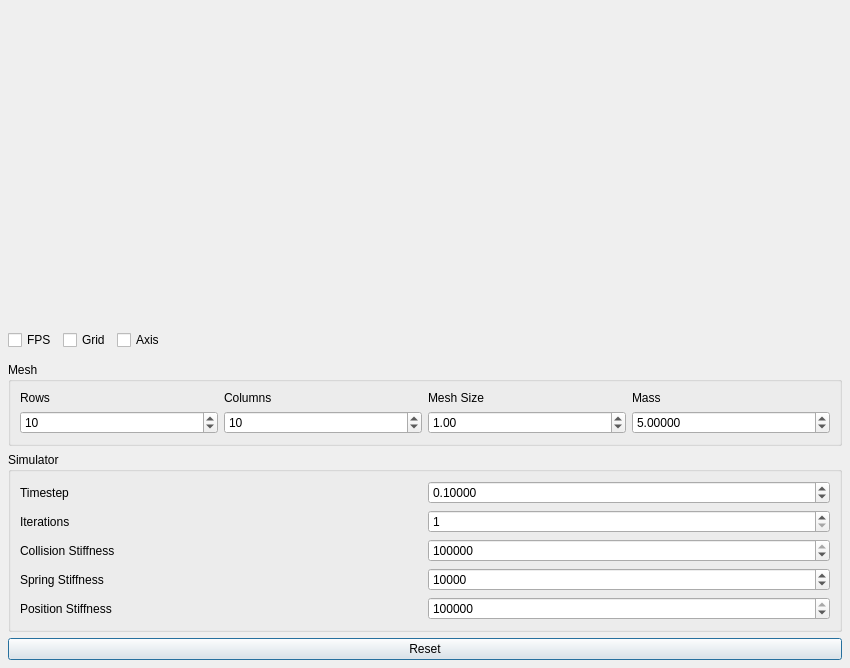
<?xml version="1.0" encoding="UTF-8"?>
<ui version="4.0">
 <class>Dialog</class>
 <widget class="QDialog" name="Dialog">
  <property name="geometry">
   <rect>
    <x>0</x>
    <y>0</y>
    <width>850</width>
    <height>668</height>
   </rect>
  </property>
  <property name="windowTitle">
   <string>Deform</string>
  </property>
  <layout class="QVBoxLayout">
   <property name="leftMargin">
    <number>8</number>
   </property>
   <property name="topMargin">
    <number>8</number>
   </property>
   <property name="rightMargin">
    <number>8</number>
   </property>
   <property name="bottomMargin">
    <number>8</number>
   </property>
   <item>
    <widget class="Viewer" name="viewer" native="true">
     <property name="sizePolicy">
      <sizepolicy hsizetype="Preferred" vsizetype="Preferred">
       <horstretch>0</horstretch>
       <verstretch>1</verstretch>
      </sizepolicy>
     </property>
    </widget>
   </item>
   <item>
    <layout class="QHBoxLayout">
     <item>
      <widget class="QCheckBox" name="FPSCheckBox">
       <property name="text">
        <string>FPS</string>
       </property>
      </widget>
     </item>
     <item>
      <widget class="QCheckBox" name="GridCheckBox">
       <property name="text">
        <string>Grid</string>
       </property>
      </widget>
     </item>
     <item>
      <widget class="QCheckBox" name="AxisCheckBox">
       <property name="text">
        <string>Axis</string>
       </property>
      </widget>
     </item>
     <item>
      <spacer>
       <property name="orientation">
        <enum>Qt::Horizontal</enum>
       </property>
       <property name="sizeHint" stdset="0">
        <size>
         <width>141</width>
         <height>31</height>
        </size>
       </property>
      </spacer>
     </item>
    </layout>
   </item>
   <item>
    <widget class="QGroupBox" name="groupBox">
     <property name="title">
      <string>Mesh</string>
     </property>
     <layout class="QGridLayout" name="gridLayout">
      <item row="1" column="0">
       <widget class="QSpinBox" name="meshRows">
        <property name="minimum">
         <number>1</number>
        </property>
        <property name="value">
         <number>10</number>
        </property>
       </widget>
      </item>
      <item row="0" column="0">
       <widget class="QLabel" name="label_2">
        <property name="text">
         <string>Rows</string>
        </property>
       </widget>
      </item>
      <item row="1" column="2">
       <widget class="QDoubleSpinBox" name="meshSize">
        <property name="minimum">
         <double>0.000000000000000</double>
        </property>
        <property name="singleStep">
         <double>0.100000000000000</double>
        </property>
        <property name="value">
         <double>1.000000000000000</double>
        </property>
       </widget>
      </item>
      <item row="0" column="2">
       <widget class="QLabel" name="label_3">
        <property name="text">
         <string>Mesh Size</string>
        </property>
       </widget>
      </item>
      <item row="1" column="1">
       <widget class="QSpinBox" name="meshColumns">
        <property name="minimum">
         <number>1</number>
        </property>
        <property name="value">
         <number>10</number>
        </property>
       </widget>
      </item>
      <item row="0" column="1">
       <widget class="QLabel" name="label">
        <property name="text">
         <string>Columns</string>
        </property>
       </widget>
      </item>
      <item row="0" column="3">
       <widget class="QLabel" name="label_4">
        <property name="text">
         <string>Mass</string>
        </property>
       </widget>
      </item>
      <item row="1" column="3">
       <widget class="QDoubleSpinBox" name="particleMass">
        <property name="decimals">
         <number>5</number>
        </property>
        <property name="minimum">
         <double>0.000010000000000</double>
        </property>
        <property name="singleStep">
         <double>0.002500000000000</double>
        </property>
        <property name="value">
         <double>5.000000000000000</double>
        </property>
       </widget>
      </item>
     </layout>
    </widget>
   </item>
   <item>
    <widget class="QGroupBox" name="groupBox_2">
     <property name="title">
      <string>Simulator</string>
     </property>
     <layout class="QGridLayout" name="gridLayout_2">
      <item row="2" column="1">
       <widget class="QDoubleSpinBox" name="collisionStiffness">
        <property name="decimals">
         <number>0</number>
        </property>
        <property name="maximum">
         <double>99999999.000000000000000</double>
        </property>
        <property name="value">
         <double>1000000.000000000000000</double>
        </property>
       </widget>
      </item>
      <item row="3" column="0">
       <widget class="QLabel" name="label_8">
        <property name="text">
         <string>Spring Stiffness</string>
        </property>
       </widget>
      </item>
      <item row="0" column="1">
       <widget class="QDoubleSpinBox" name="timestep">
        <property name="decimals">
         <number>5</number>
        </property>
        <property name="minimum">
         <double>0.000100000000000</double>
        </property>
        <property name="singleStep">
         <double>0.001000000000000</double>
        </property>
        <property name="value">
         <double>0.100000000000000</double>
        </property>
       </widget>
      </item>
      <item row="3" column="1">
       <widget class="QDoubleSpinBox" name="springStiffness">
        <property name="decimals">
         <number>0</number>
        </property>
        <property name="maximum">
         <double>9999999999.000000000000000</double>
        </property>
        <property name="value">
         <double>10000.000000000000000</double>
        </property>
       </widget>
      </item>
      <item row="0" column="0">
       <widget class="QLabel" name="label_5">
        <property name="text">
         <string>Timestep</string>
        </property>
       </widget>
      </item>
      <item row="2" column="0">
       <widget class="QLabel" name="label_7">
        <property name="text">
         <string>Collision Stiffness</string>
        </property>
       </widget>
      </item>
      <item row="1" column="1">
       <widget class="QSpinBox" name="iterations">
        <property name="minimum">
         <number>1</number>
        </property>
        <property name="value">
         <number>1</number>
        </property>
       </widget>
      </item>
      <item row="1" column="0">
       <widget class="QLabel" name="label_6">
        <property name="text">
         <string>Iterations</string>
        </property>
       </widget>
      </item>
      <item row="4" column="0">
       <widget class="QLabel" name="label_9">
        <property name="text">
         <string>Position Stiffness</string>
        </property>
       </widget>
      </item>
      <item row="4" column="1">
       <widget class="QDoubleSpinBox" name="positionStiffness">
        <property name="decimals">
         <number>0</number>
        </property>
        <property name="maximum">
         <double>999999999999.000000000000000</double>
        </property>
        <property name="singleStep">
         <double>100.000000000000000</double>
        </property>
        <property name="value">
         <double>1000000.000000000000000</double>
        </property>
       </widget>
      </item>
     </layout>
    </widget>
   </item>
   <item>
    <widget class="QPushButton" name="reset">
     <property name="text">
      <string>Reset</string>
     </property>
    </widget>
   </item>
  </layout>
 </widget>
 <customwidgets>
  <customwidget>
   <class>Viewer</class>
   <extends>QWidget</extends>
   <header location="global">viewer.h</header>
   <container>1</container>
   <slots>
    <slot>changeSize(double)</slot>
    <slot>changeMeshRows(int)</slot>
    <slot>changeMeshCols(int)</slot>
    <slot>changeParticleMass(double)</slot>
    <slot>changeTimestep(double)</slot>
    <slot>changeIterations(int)</slot>
    <slot>changeCollisionStiffness(double)</slot>
    <slot>changeSpringStiffness(double)</slot>
    <slot>reset()</slot>
    <slot>changePositionStiffness(double)</slot>
   </slots>
  </customwidget>
 </customwidgets>
 <resources/>
 <connections>
  <connection>
   <sender>AxisCheckBox</sender>
   <signal>clicked(bool)</signal>
   <receiver>viewer</receiver>
   <slot>setAxisIsDrawn(bool)</slot>
   <hints>
    <hint type="sourcelabel">
     <x>150</x>
     <y>441</y>
    </hint>
    <hint type="destinationlabel">
     <x>150</x>
     <y>239</y>
    </hint>
   </hints>
  </connection>
  <connection>
   <sender>FPSCheckBox</sender>
   <signal>clicked(bool)</signal>
   <receiver>viewer</receiver>
   <slot>setFPSIsDisplayed(bool)</slot>
   <hints>
    <hint type="sourcelabel">
     <x>49</x>
     <y>446</y>
    </hint>
    <hint type="destinationlabel">
     <x>41</x>
     <y>263</y>
    </hint>
   </hints>
  </connection>
  <connection>
   <sender>viewer</sender>
   <signal>axisIsDrawnChanged(bool)</signal>
   <receiver>AxisCheckBox</receiver>
   <slot>setChecked(bool)</slot>
   <hints>
    <hint type="sourcelabel">
     <x>126</x>
     <y>346</y>
    </hint>
    <hint type="destinationlabel">
     <x>160</x>
     <y>446</y>
    </hint>
   </hints>
  </connection>
  <connection>
   <sender>viewer</sender>
   <signal>gridIsDrawnChanged(bool)</signal>
   <receiver>GridCheckBox</receiver>
   <slot>setChecked(bool)</slot>
   <hints>
    <hint type="sourcelabel">
     <x>80</x>
     <y>406</y>
    </hint>
    <hint type="destinationlabel">
     <x>73</x>
     <y>444</y>
    </hint>
   </hints>
  </connection>
  <connection>
   <sender>GridCheckBox</sender>
   <signal>clicked(bool)</signal>
   <receiver>viewer</receiver>
   <slot>setGridIsDrawn(bool)</slot>
   <hints>
    <hint type="sourcelabel">
     <x>108</x>
     <y>446</y>
    </hint>
    <hint type="destinationlabel">
     <x>94</x>
     <y>234</y>
    </hint>
   </hints>
  </connection>
  <connection>
   <sender>viewer</sender>
   <signal>FPSIsDisplayedChanged(bool)</signal>
   <receiver>FPSCheckBox</receiver>
   <slot>setChecked(bool)</slot>
   <hints>
    <hint type="sourcelabel">
     <x>26</x>
     <y>406</y>
    </hint>
    <hint type="destinationlabel">
     <x>29</x>
     <y>446</y>
    </hint>
   </hints>
  </connection>
  <connection>
   <sender>meshSize</sender>
   <signal>valueChanged(double)</signal>
   <receiver>viewer</receiver>
   <slot>changeSize(double)</slot>
   <hints>
    <hint type="sourcelabel">
     <x>529</x>
     <y>432</y>
    </hint>
    <hint type="destinationlabel">
     <x>324</x>
     <y>173</y>
    </hint>
   </hints>
  </connection>
  <connection>
   <sender>meshColumns</sender>
   <signal>valueChanged(int)</signal>
   <receiver>viewer</receiver>
   <slot>changeMeshCols(int)</slot>
   <hints>
    <hint type="sourcelabel">
     <x>324</x>
     <y>432</y>
    </hint>
    <hint type="destinationlabel">
     <x>324</x>
     <y>173</y>
    </hint>
   </hints>
  </connection>
  <connection>
   <sender>meshRows</sender>
   <signal>valueChanged(int)</signal>
   <receiver>viewer</receiver>
   <slot>changeMeshRows(int)</slot>
   <hints>
    <hint type="sourcelabel">
     <x>120</x>
     <y>432</y>
    </hint>
    <hint type="destinationlabel">
     <x>324</x>
     <y>173</y>
    </hint>
   </hints>
  </connection>
  <connection>
   <sender>particleMass</sender>
   <signal>valueChanged(double)</signal>
   <receiver>viewer</receiver>
   <slot>changeParticleMass(double)</slot>
   <hints>
    <hint type="sourcelabel">
     <x>555</x>
     <y>432</y>
    </hint>
    <hint type="destinationlabel">
     <x>324</x>
     <y>161</y>
    </hint>
   </hints>
  </connection>
  <connection>
   <sender>timestep</sender>
   <signal>valueChanged(double)</signal>
   <receiver>viewer</receiver>
   <slot>changeTimestep(double)</slot>
   <hints>
    <hint type="sourcelabel">
     <x>477</x>
     <y>432</y>
    </hint>
    <hint type="destinationlabel">
     <x>324</x>
     <y>124</y>
    </hint>
   </hints>
  </connection>
  <connection>
   <sender>iterations</sender>
   <signal>valueChanged(int)</signal>
   <receiver>viewer</receiver>
   <slot>changeIterations(int)</slot>
   <hints>
    <hint type="sourcelabel">
     <x>627</x>
     <y>632</y>
    </hint>
    <hint type="destinationlabel">
     <x>424</x>
     <y>207</y>
    </hint>
   </hints>
  </connection>
  <connection>
   <sender>springStiffness</sender>
   <signal>valueChanged(double)</signal>
   <receiver>viewer</receiver>
   <slot>changeSpringStiffness(double)</slot>
   <hints>
    <hint type="sourcelabel">
     <x>627</x>
     <y>632</y>
    </hint>
    <hint type="destinationlabel">
     <x>424</x>
     <y>173</y>
    </hint>
   </hints>
  </connection>
  <connection>
   <sender>collisionStiffness</sender>
   <signal>valueChanged(double)</signal>
   <receiver>viewer</receiver>
   <slot>changeCollisionStiffness(double)</slot>
   <hints>
    <hint type="sourcelabel">
     <x>627</x>
     <y>598</y>
    </hint>
    <hint type="destinationlabel">
     <x>424</x>
     <y>173</y>
    </hint>
   </hints>
  </connection>
  <connection>
   <sender>reset</sender>
   <signal>released()</signal>
   <receiver>viewer</receiver>
   <slot>reset()</slot>
   <hints>
    <hint type="sourcelabel">
     <x>424</x>
     <y>651</y>
    </hint>
    <hint type="destinationlabel">
     <x>424</x>
     <y>156</y>
    </hint>
   </hints>
  </connection>
  <connection>
   <sender>positionStiffness</sender>
   <signal>valueChanged(double)</signal>
   <receiver>viewer</receiver>
   <slot>changePositionStiffness(double)</slot>
   <hints>
    <hint type="sourcelabel">
     <x>627</x>
     <y>598</y>
    </hint>
    <hint type="destinationlabel">
     <x>424</x>
     <y>139</y>
    </hint>
   </hints>
  </connection>
 </connections>
</ui>
